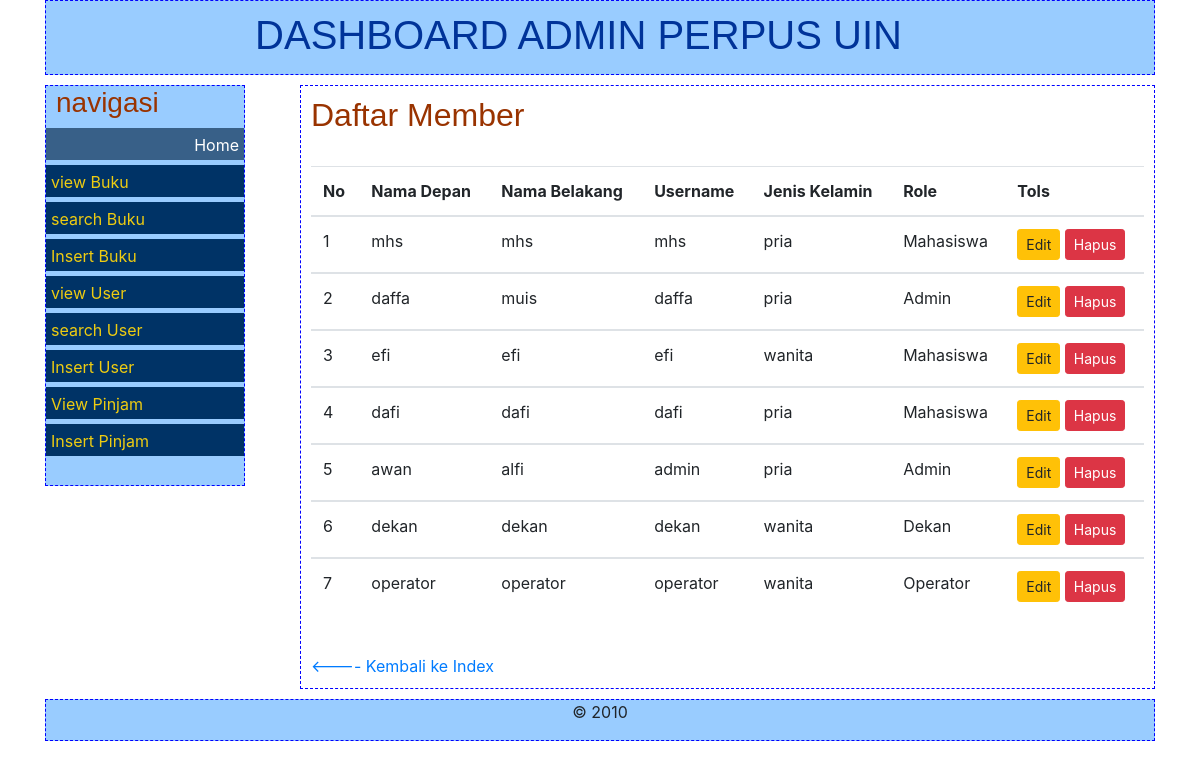
Screenshot of /dashboardAdmin.php?module=viewUser with the database file from the repository.
### tables this page shows
CREATE TABLE `users` (
  `id` varchar(255) NOT NULL,
  `namadep` varchar(255) DEFAULT NULL,
  `namabel` varchar(255) DEFAULT NULL,
  `username` varchar(255) DEFAULT NULL,
  `password` varchar(255) DEFAULT NULL,
  `role` varchar(255) DEFAULT NULL,
  `usia` varchar(255) DEFAULT NULL,
  `jk` varchar(255) DEFAULT NULL,
  `ttl` varchar(255) DEFAULT NULL,
  `email` varchar(255) DEFAULT NULL,
  `notel` varchar(255) DEFAULT NULL,
  PRIMARY KEY (`id`),
  UNIQUE KEY `id` (`id`)
);

### konten/viewUser.php (the view, shortened to what this page needs)
<!DOCTYPE html>
<html lang="en">
<head>
</head>
<body>
  <h2>Daftar Member</h2> <br>
  <table class="table">
    <thead>
      <tr>
        <th scope="col">No</th>
        <th scope="col">Nama Depan</th>
        <th scope="col">Nama Belakang</th>
        <th scope="col">Username</th>
        <th scope="col">Jenis Kelamin</th>
        <th scope="col">Role</th>
        <th>Tols</td>
      </tr>
    </thead>
    <?php
    include "koneksi.php";
    $select = mysqli_query($conn, "select * FROM users");
    $id = 1;
    while ($buff = mysqli_fetch_array($select)) { ?>
      <tbody>
        <tr>
          <td><?php echo $id; ?></td>
          <td><?php echo $buff['namadep']; ?></td>
          <td><?php echo $buff['namabel']; ?></td>
          <td><?php echo $buff['username']; ?></td>
          <td><?php echo $buff['jk']; ?></td>
          <td><?php echo $buff['role']; ?></td>
          <td><a href="?id=<?php echo $buff['id']; ?>&module=editUser#pos"><button type="button" class="btn btn-warning btn-sm">Edit</button></a>
            <a href="deleteUser.php?id=<?php echo $buff['id']; ?>"><button type="button" class="btn btn-danger btn-sm">Hapus</button>
            </a>
        </tr>
      </tbody>
      <?php $id++;  ?>
    <?php
    };
    ?>
  </table>
  <br>
  <a href="index.php"><---- Kembali ke Index</a>
</body>
</html>

### dashboardAdmin.php (shortened to what this page needs)
<!DOCTYPE html>
<html lang="en">
<head>
    <link rel="stylesheet" href="https://cdn.jsdelivr.net/npm/bootstrap@4.3.1/dist/css/bootstrap.min.css">
</head>
<body>
<div class="container">
        <div id="header">
            <h1 style="color: #003399;" align="center">DASHBOARD ADMIN PERPUS UIN</h1>
        </div>
    <div id="sidebar">
        <h3>navigasi</h3>
        <ul id="navmenu">
            <li><a href="dashboardAdmin.php" class="selected">Home</a></li>
            <li><a href="?module=viewBuku#pos">view Buku</a></li>
            <li><a href="?module=searchBuku#pos">search Buku</a></li>
            <li><a href="?module=insertBuku#pos">Insert Buku</a></li>
            <li><a href="?module=viewUser#pos">view User</a></li>
            <li><a href="?module=searchUser#pos">search User</a></li>
            <li><a href="?module=insertUser#pos">Insert User</a></li>
            <li><a href="?module=viewPinjam#pos">View Pinjam</a></li>
            <li><a href="?module=insertPinjam#pos">Insert Pinjam</a></li>
        </ul>
        <br>
    </div>
        <div id="page">
            <?php if(isset($_GET['module']))
                include "konten/$_GET[module].php";
            else
                include "konten/homeAdmin.php";?>
        </div>
        <div id="footer">
            <p>&copy; 2010</p>
        </div>
</div>
</body>
</html>

### dashboardAdmin.php (style rules this page uses)
#header { padding: 5px; height: 75px; border: #0000ff dashed 1px; background-color: #99ccff; }
#header h1 { display: block; width: 815px; height: 110px; padding: 5px; margin-left: 120px; color: #ffffff; font-family: 'trebuchet ms', Arial, Helvetica, sans-serif; }
#sidebar { border: #0000ff dashed 1px; margin-top: 10px; width: 200px; float: left; background-color: #99ccff; }
#sidebar h3 { color: #993300; padding-left: 10px; font-family: 'trebuchet ms', Arial, Helvetica, sans-serif; }
ul#navmenu { margin: 0; padding: 0; list-style-type: none; }
ul#navmenu li { margin-bottom: 5px; }
ul#navmenu a { display: block; width: auto; height: auto; background-color: #003366; padding: 5px 5px 3px; text-align: left; text-decoration: none; color: #eecc11 ; cursor: pointer; }
ul#navmenu a.selected, ul#navmenu a.selected:hover, ul#navmenu a.selected:focus, ul#navmenu a.selected:active { background-color: #386088; color: #fff; }
ul#navmenu a.selected { text-align: right; cursor: default; }
#page { border: #0000ff dashed 1px; margin-top: 10px; margin-left: auto; padding: 10px; width: 855px; float: right; }
#page h2 { color: #993300; font-family: 'trebuchet ms', Arial, Helvetica, sans-serif; }
#footer { border: #0000ff dashed 1px; margin-top: 10px; text-align: center; background-color: #99ccff; }

### rows the page displays
users: namadep "mhs", namabel "mhs", username "mhs", jk "pria", role "Mahasiswa"
users: namadep "daffa", namabel "muis", username "daffa", jk "pria", role "Admin"
users: namadep "efi", namabel "efi", username "efi", jk "wanita", role "Mahasiswa"
users: namadep "dafi", namabel "dafi", username "dafi", jk "pria", role "Mahasiswa"
users: namadep "awan", namabel "alfi", username "admin", jk "pria", role "Admin"
users: namadep "dekan", namabel "dekan", username "dekan", jk "wanita", role "Dekan"
users: namadep "operator", namabel "operator", username "operator", jk "wanita", role "Operator"
